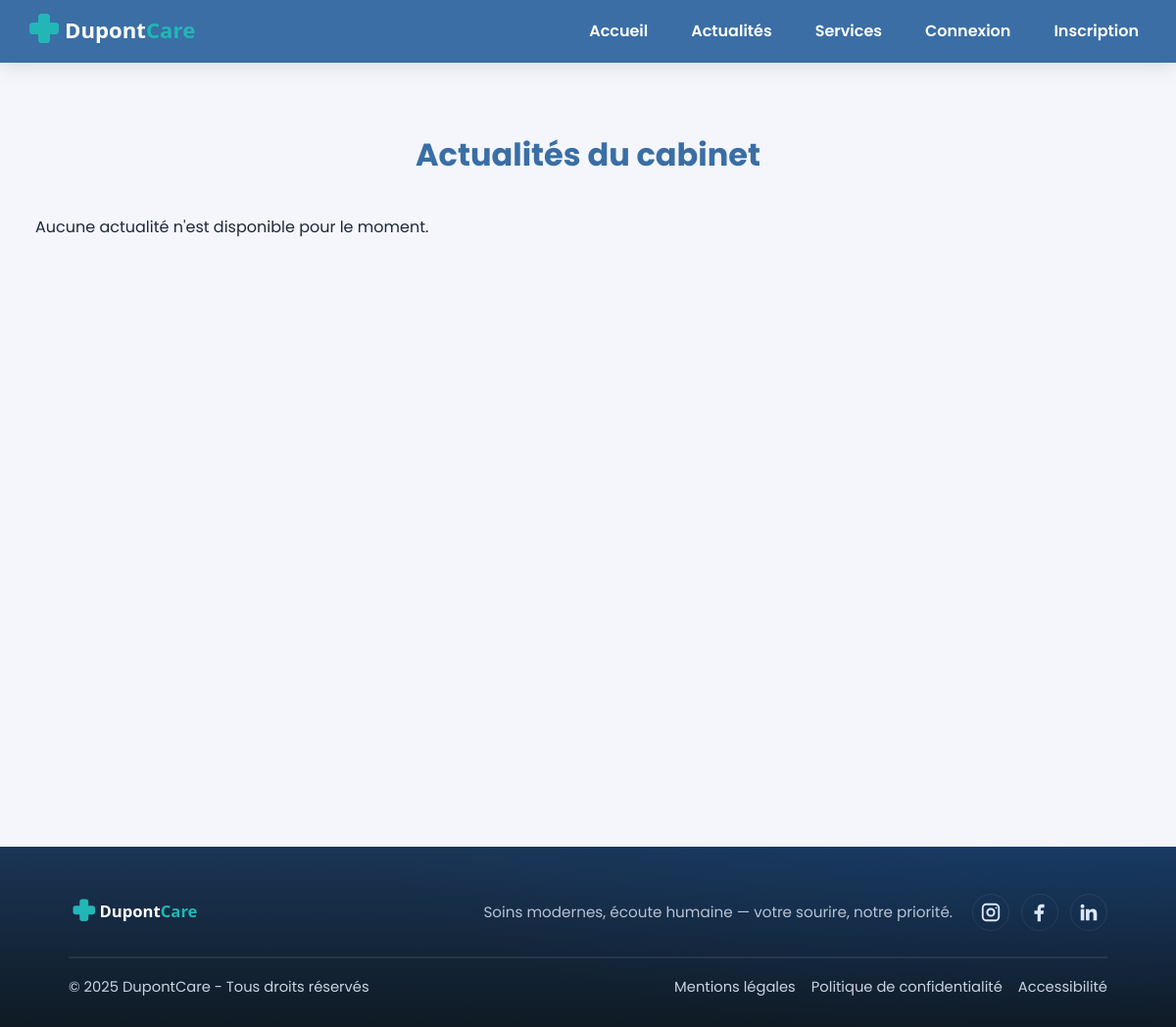
/index.php?page=actus, run on an earlier commit of the app's database.
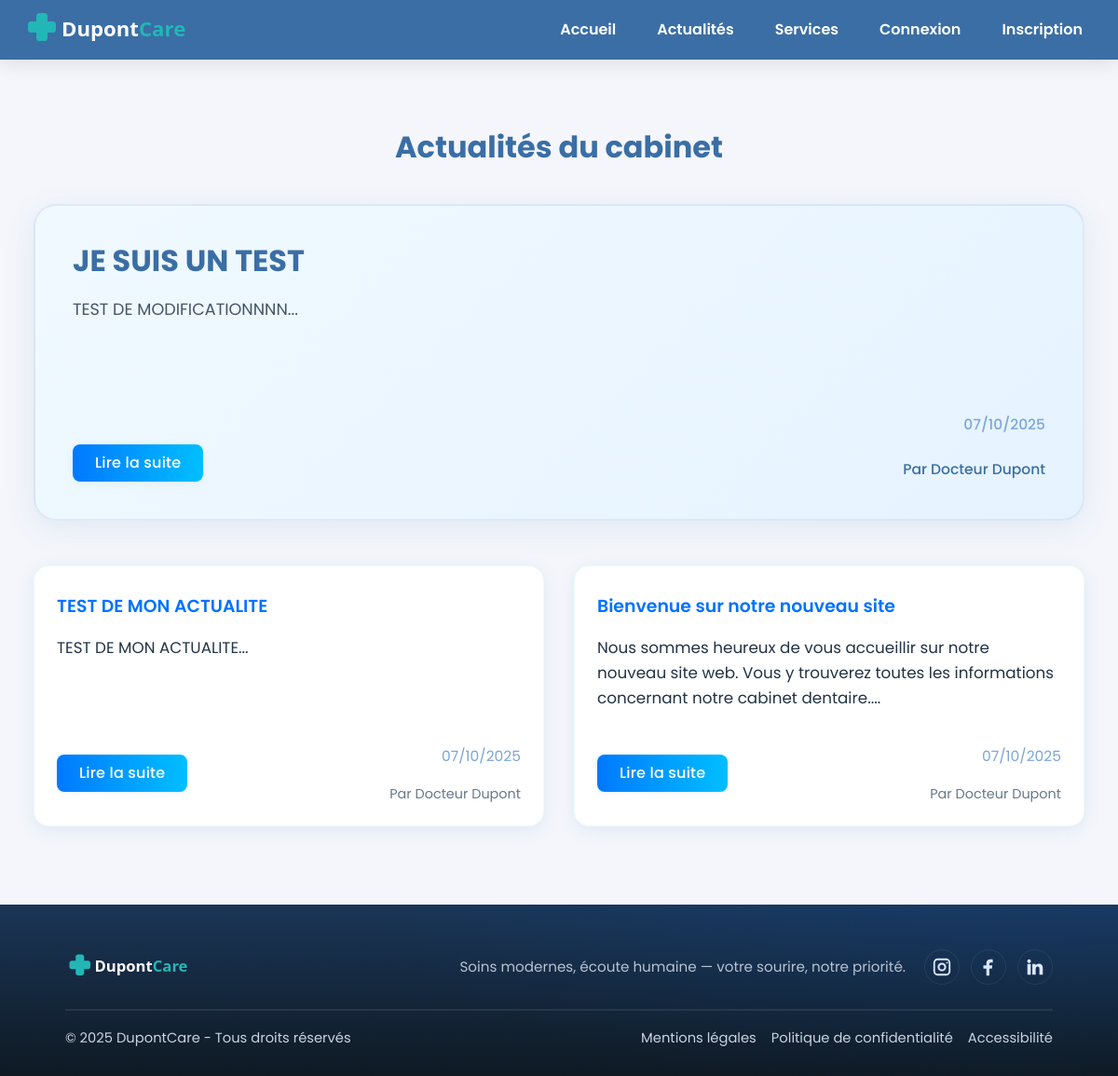
And on a later commit of the database.
### tables this page shows
CREATE TABLE `actualite` (
  `id` int(10) UNSIGNED NOT NULL,
  `auteur_id` int(10) UNSIGNED NOT NULL,
  `titre` varchar(200) NOT NULL,
  `contenu` mediumtext NOT NULL,
  `date_publication` datetime DEFAULT NULL,
  `statut` enum('BROUILLON','PUBLIE','ARCHIVE') NOT NULL DEFAULT 'BROUILLON'
);

CREATE TABLE `utilisateur` (
  `id` int(10) UNSIGNED NOT NULL,
  `role` enum('PATIENT','MEDECIN','SECRETAIRE') NOT NULL,
  `nom` varchar(100) NOT NULL,
  `prenom` varchar(100) NOT NULL,
  `email` varchar(190) NOT NULL,
  `telephone` varchar(30) DEFAULT NULL,
  `avatar` varchar(255) DEFAULT NULL,
  `password_hash` varchar(255) NOT NULL,
  `date_inscription` datetime NOT NULL DEFAULT current_timestamp(),
  `date_naissance` date DEFAULT NULL
);

### app/controllers/ActusController.php (called while the page is built, shortened)
<?php
class ActusController
{
    private ActuModel $actuModel;
    public function __construct(?ActuModel $actuModel = null)
    {
        $this->actuModel = $actuModel ?? new ActuModel();
    }
    public function index(): void
    {
        $actus = $this->actuModel->getAllActus();
        require_once 'app/views/actu.php';
    }
}

### app/core/App.php (called while the page is built, shortened)
<?php
class App {
    public function run() {
        $action = $_GET['action'] ?? 'index';
        $method = $action;
        $params = [];
        try {
            $controller = new $controllerClass();
            call_user_func_array([$controller, $method], $params);
        } catch (\Exception $e) {
            error_log("Exception détaillée: " . $e->getMessage());
            error_log("Fichier: " . $e->getFile() . " ligne " . $e->getLine());
            error_log("Stack trace: " . $e->getTraceAsString());
            http_response_code(404);
            include __DIR__ . '/../views/error/404.php';
        }
    }
}

### index.php (called while the page is built, shortened)
<?php
spl_autoload_register(function ($class) {
    $path = __DIR__ . '/' . str_replace('\\', '/', $class) . '.php';
});
$app = new App();
$app->run();

### app/entities/Article.php (called while the page is built, shortened)
<?php
class Article {
    private ?int $id = null;
    private string $titre = '';
    private string $contenu = '';
    private ?\DateTime $datePublication = null;
    private ?string $auteurNom = null;
    private ?string $auteurPrenom = null;
    public function __construct(array $data = []) {
        foreach ($data as $key => $value) {
            $method = 'set' . ucfirst($key);
        }
    }
    public function getId(): ?int {
        return $this->id;
    }
    public function getTitre(): string {
        return $this->titre;
    }
    public function getContenu(): string {
        return $this->contenu;
    }
    public function getDatePublication(): ?\DateTime {
        return $this->datePublication;
    }
    public function getAuteurNom(): ?string {
        return $this->auteurNom;
    }
    public function getAuteurPrenom(): ?string {
        return $this->auteurPrenom;
    }
    public function setId(int $id): self {
        $this->id = $id;
        return $this;
    }
    public function setAuteurId(int $auteurId): self {
        return $this;
    }
    public function setTitre(string $titre): self {
        $this->titre = $titre;
        return $this;
    }
    public function setContenu(string $contenu): self {
        $this->contenu = $contenu;
        return $this;
    }
    public function setDatePublication(?\DateTime $datePublication): self {
        $this->datePublication = $datePublication;
        return $this;
    }
    public function setStatut(string $statut): self {
        return $this;
    }
    public function setAuteur(?User $auteur): self {
        if ($auteur) {
            $this->auteurNom = $auteur->getNom();
            $this->auteurPrenom = $auteur->getPrenom();
        }
        return $this;
    }
    public function setAuteurNom(?string $nom): self {
        $this->auteurNom = $nom;
        return $this;
    }
    public function setAuteurPrenom(?string $prenom): self {
        $this->auteurPrenom = $prenom;
        return $this;
    }
}

### app/core/Model.php (called while the page is built, shortened)
<?php
abstract class Model {
    public function __construct() {
        $this->db = Database::getInstance();
    }
}

### app/models/database.php (called while the page is built, shortened)
<?php
class Database {
    private static $instance = null;
    private $connection;
    private function __construct() {
        $host = 'localhost';
        $dbname = 'bdd_dupont';
        $user = 'root';
        $pass = '';
        $options = [
            PDO::ATTR_ERRMODE => PDO::ERRMODE_EXCEPTION,
            PDO::ATTR_DEFAULT_FETCH_MODE => PDO::FETCH_ASSOC,
            PDO::MYSQL_ATTR_INIT_COMMAND => 'SET NAMES utf8mb4'
        ];
        try {
            $this->connection = new PDO(
                "mysql:host=$host;dbname=$dbname",
                $user,
                $pass,
                $options
            );
        } catch (PDOException $e) {
            die('Erreur connexion BDD : ' . $e->getMessage());
        }
    }
    public function prepare($sql) {
        return $this->connection->prepare($sql);
    }
    public static function getInstance() {
        if (self::$instance === null) {
            self::$instance = new self();
        }
        return self::$instance;
    }
}

### app/models/ActuModel.php (called while the page is built, shortened)
<?php
class ActuModel extends Model
{
    private function arrayToEntity(array $data): Article
    {
        if (!empty($data['date_publication'])) {
            $data['datePublication'] = new \DateTime($data['date_publication']);
        }
        $auteur = null;
        if (isset($data['auteur_id'], $data['auteur_nom'], $data['auteur_prenom'])) {
            $auteur = new User([
                'id'     => (int)$data['auteur_id'],
                'nom'    => (string)$data['auteur_nom'],
                'prenom' => (string)$data['auteur_prenom'],
            ]);
        }
        $mapped = [];
        foreach ($data as $key => $value) {
            $camel = lcfirst(str_replace('_', '', ucwords((string)$key, '_')));
            $mapped[$camel] = $value;
        }
        $article = new Article($mapped);
        if ($auteur) {
            $article->setAuteur($auteur);
        }
        return $article;
    }
    public function getAllActus(?int $limit = null): array
    {
        $sql = "SELECT a.*, u.nom AS auteur_nom, u.prenom AS auteur_prenom
                FROM actualite a
                JOIN utilisateur u ON a.auteur_id = u.id
                WHERE a.statut = :statut
                ORDER BY a.date_publication DESC";
        $stmt = $this->db->prepare($sql);
        $stmt->bindValue(':statut', Article::STATUT_PUBLIE);
        $stmt->execute();
        $out = [];
        while ($row = $stmt->fetch(PDO::FETCH_ASSOC)) {
            $out[] = $this->arrayToEntity($row);
        }
        return $out;
    }
}

### app/entities/User.php (called while the page is built, shortened)
<?php
class User {
    private int $id;
    private string $nom;
    private string $prenom;
    public function __construct(array $data = []) {
        foreach ($data as $key => $value) {
            $method = 'set' . ucfirst($key);
        }
    }
    public function getId(): int {
        return $this->id;
    }
    public function getNom(): string {
        return $this->nom;
    }
    public function getPrenom(): string {
        return $this->prenom;
    }
    public function setId(int $id): self {
        $this->id = $id;
        return $this;
    }
    public function setNom(string $nom): self {
        $this->nom = $nom;
        return $this;
    }
    public function setPrenom(string $prenom): self {
        $this->prenom = $prenom;
        return $this;
    }
}

### app/views/actu.php (the view, shortened to what the rows shown need)
<?php
include __DIR__ . '/templates/header.php';
?>
<main>
  <section class="actu-section">
    <h2>Actualités du cabinet</h2>
    <div class="actu-container">
      <?php if (empty($actus)): ?>
        <p class="no-actus">Aucune actualité n'est disponible pour le moment.</p>
      <?php else: ?>
        <?php $latestActu = array_shift($actus);  ?>
        <article class="actu-featured">
          <div class="actu-featured-content">
            <h3><?php echo htmlspecialchars($latestActu->getTitre()); ?></h3>
            <p><?php echo htmlspecialchars(substr(strip_tags($latestActu->getContenu()), 0, 400)) . '...'; ?></p>
            <div class="actu-footer">
              <a href="index.php?page=actus&action=show&id=<?php echo $latestActu->getId(); ?>" class="btn btn-primary">Lire la suite</a>
              <div class="actu-meta">
                <span class="actu-date"><?php echo $latestActu->getDatePublication()->format('d/m/Y'); ?></span>
                <span class="actu-author">Par <?php echo htmlspecialchars($latestActu->getAuteurPrenom() . ' ' . $latestActu->getAuteurNom()); ?></span>
              </div>
            </div>
          </div>
        </article>
        <div class="actu-list">
          <?php foreach ($actus as $actu): ?>
            <article class="actu-card">
              <h3><?php echo htmlspecialchars($actu->getTitre()); ?></h3>
              <p><?php echo htmlspecialchars(substr(strip_tags($actu->getContenu()), 0, 200)) . '...'; ?></p>
              <div class="actu-footer">
                <a href="index.php?page=actus&action=show&id=<?php echo $actu->getId(); ?>" class="btn btn-primary">Lire la suite</a>
                <div class="actu-meta">
                  <span class="actu-date"><?php echo $actu->getDatePublication()->format('d/m/Y'); ?></span>
                  <span class="actu-author">Par <?php echo htmlspecialchars($actu->getAuteurPrenom() . ' ' . $actu->getAuteurNom()); ?></span>
                </div>
              </div>
            </article>
          <?php endforeach; ?>
      <?php endif; ?>
    </div>
  </section>
</main>
<?php include __DIR__ . '/templates/footer.php'; ?>

What changed in the data, as far as the page shows it:
added actualite: titre "JE SUIS UN TEST", contenu "TEST DE MODIFICATIONNNN"
now on this page (row edited): utilisateur: $latestActu->getAuteurPrenom() . ' ' . $latestActu->getAuteurNom() "Docteur Dupont"
added actualite: titre "TEST DE MON ACTUALITE", contenu "TEST DE MON ACTUALITE", format "07/10/2025", auteur.nom "Docteur Dupont"
added actualite: titre "Bienvenue sur notre nouveau site", contenu "Nous sommes heureux de vous accueillir sur notre nouveau site web. Vous y trouverez toutes les informations concernant notre cabinet dentaire.", format "07/10/2025", auteur.nom "Docteur Dupont"
Also different on the page:
$latestActu->getDatePublication()->format('d/m/Y'): (not shown) → "07/10/2025"
text no longer shown: "Aucune actualité n'est disponible pour le moment."
text now shown: "... Lire la suite Par"
